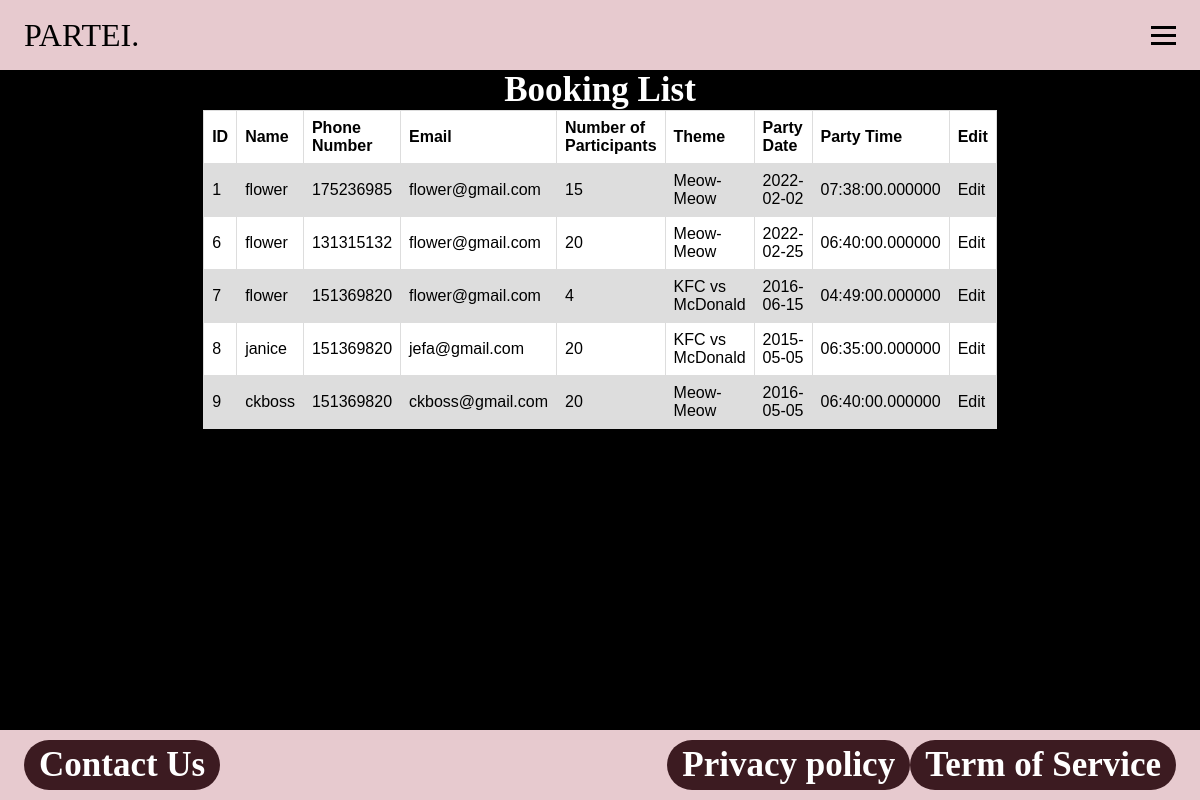
Screenshot of /viewbookinglist_admin.php with the database file from the repository.
### tables this page shows
CREATE TABLE IF NOT EXISTS `booking` (
  `ID` int(11) NOT NULL AUTO_INCREMENT,
  `Name` varchar(25) NOT NULL,
  `PhoneNumber` int(12) NOT NULL,
  `Email` varchar(35) NOT NULL,
  `NumberofParticipants` int(100) NOT NULL,
  `Theme` varchar(50) NOT NULL,
  `PartyDate` date NOT NULL,
  `PartyTime` time(6) NOT NULL,
  `UserID` int(11) DEFAULT NULL,
  PRIMARY KEY (`ID`),
  KEY `UserID` (`UserID`)
);

### viewbookinglist_admin.php (the view, shortened to what this page needs)
<?php
 $db_host = "localhost";
 $db_user = "root";
 $db_password = "";
 $db_db = "virtualparty";
   $mysqli = new mysqli(
    $db_host,
    $db_user,
    $db_password,
    $db_db
  );
  $result = mysqli_query($mysqli, "SELECT * FROM booking ORDER BY id");
?>
<!DOCTYPE>
<html>
<head>
<?php include ('includes/navigation_admin.php'); ?>
</head>
<body>
<h2> Booking List <h2>
<table>
<tr>
<th>ID</th>
<th>Name</th>
<th>Phone Number</th>
<th>Email</th>
<th>Number of Participants</th>
<th>Theme</th>
<th>Party Date</th>
<th>Party Time</th>
<th>Edit</th>
</tr>
<?php
 foreach ($result as $row) {
 echo "<tr>";
 echo "<td>".$row['ID']."</td>";
 echo "<td>".$row['Name']."</td>";
 echo "<td>".$row['PhoneNumber']."</td>";
 echo "<td>".$row['Email']."</td>";
 echo "<td>".$row['NumberofParticipants']."</td>";
 echo "<td>".$row['Theme']."</td>";
 echo "<td>".$row['PartyDate']."</td>";
 echo "<td>".$row['PartyTime']."</td>";
 echo "<td><a href='editbookinglist_admin.php'>Edit</a></td>";
 echo "</tr>";
}
?>
</table>
<?php include ('includes/footer_admin.php'); ?>
</body>

### viewbookinglist_admin.php (style rules this page uses)
body { background-color: black; }
h2 { font-size: 35px; color: white; text-align: center; }
table { font-family: arial, sans-serif; border-collapse: collapse; width: 50%; text-align: center; color: black; margin-left: auto; margin-right: auto; background-color: white; }
td, th { border: 1px solid #dddddd; text-align: left; padding: 8px; }
tr:nth-child(even) { background-color: #dddddd; }

### includes/navigation_admin.php (style rules this page uses)
* { padding: 0; margin: 0; box-sizing: border-box; }
a { color: black; text-decoration: none; z-index: 5px; }

### rows the page displays
booking: ID "1", Name "flower", PhoneNumber "175236985", Email "flower@gmail.com", NumberofParticipants "15", Theme "Meow-Meow", PartyDate "2022-02-02", PartyTime "07:38:00.000000"
booking: ID "6", Name "flower", PhoneNumber "131315132", Email "flower@gmail.com", NumberofParticipants "20", Theme "Meow-Meow", PartyDate "2022-02-25", PartyTime "06:40:00.000000"
booking: ID "7", Name "flower", PhoneNumber "151369820", Email "flower@gmail.com", NumberofParticipants "4", Theme "KFC vs McDonald", PartyDate "2016-06-15", PartyTime "04:49:00.000000"
booking: ID "8", Name "janice", PhoneNumber "151369820", Email "jefa@gmail.com", NumberofParticipants "20", Theme "KFC vs McDonald", PartyDate "2015-05-05", PartyTime "06:35:00.000000"
booking: ID "9", Name "ckboss", PhoneNumber "151369820", Email "ckboss@gmail.com", NumberofParticipants "20", Theme "Meow-Meow", PartyDate "2016-05-05", PartyTime "06:40:00.000000"
